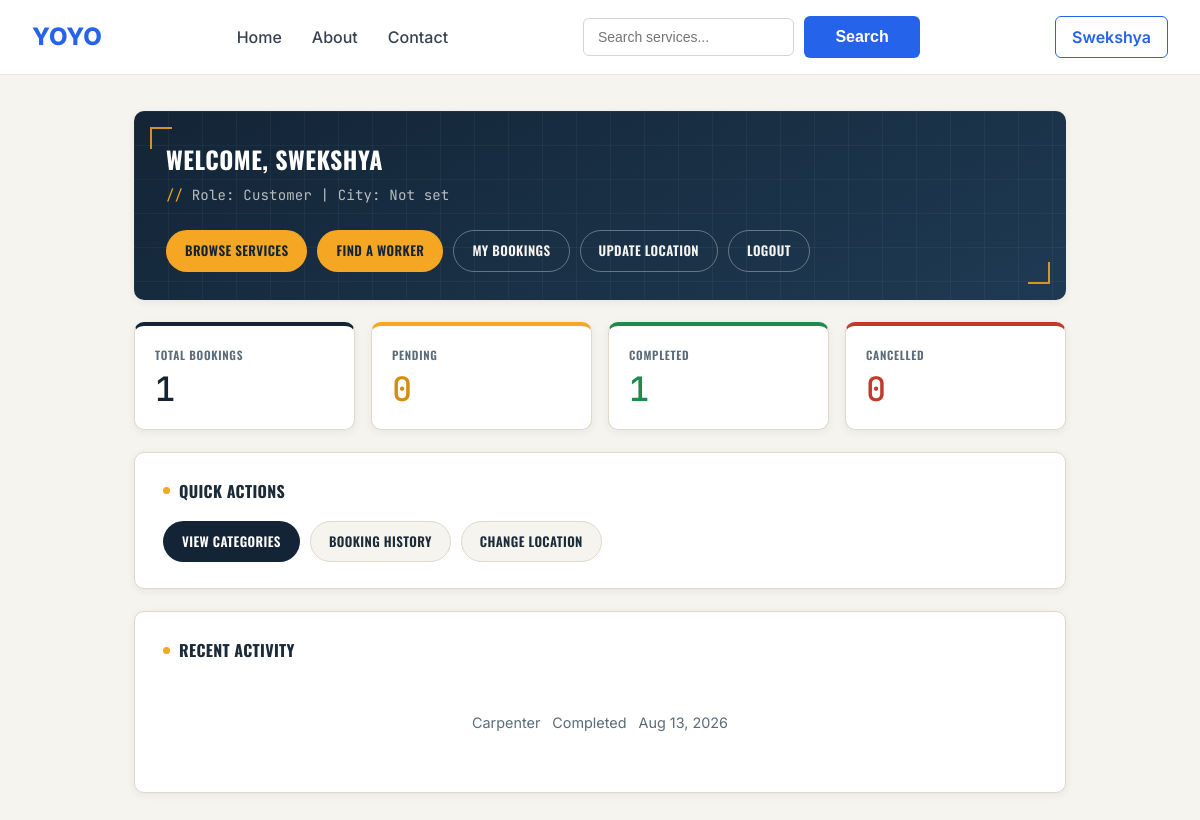
Before: /accounts/dashboard/customer/ (signed in) with the older database file.
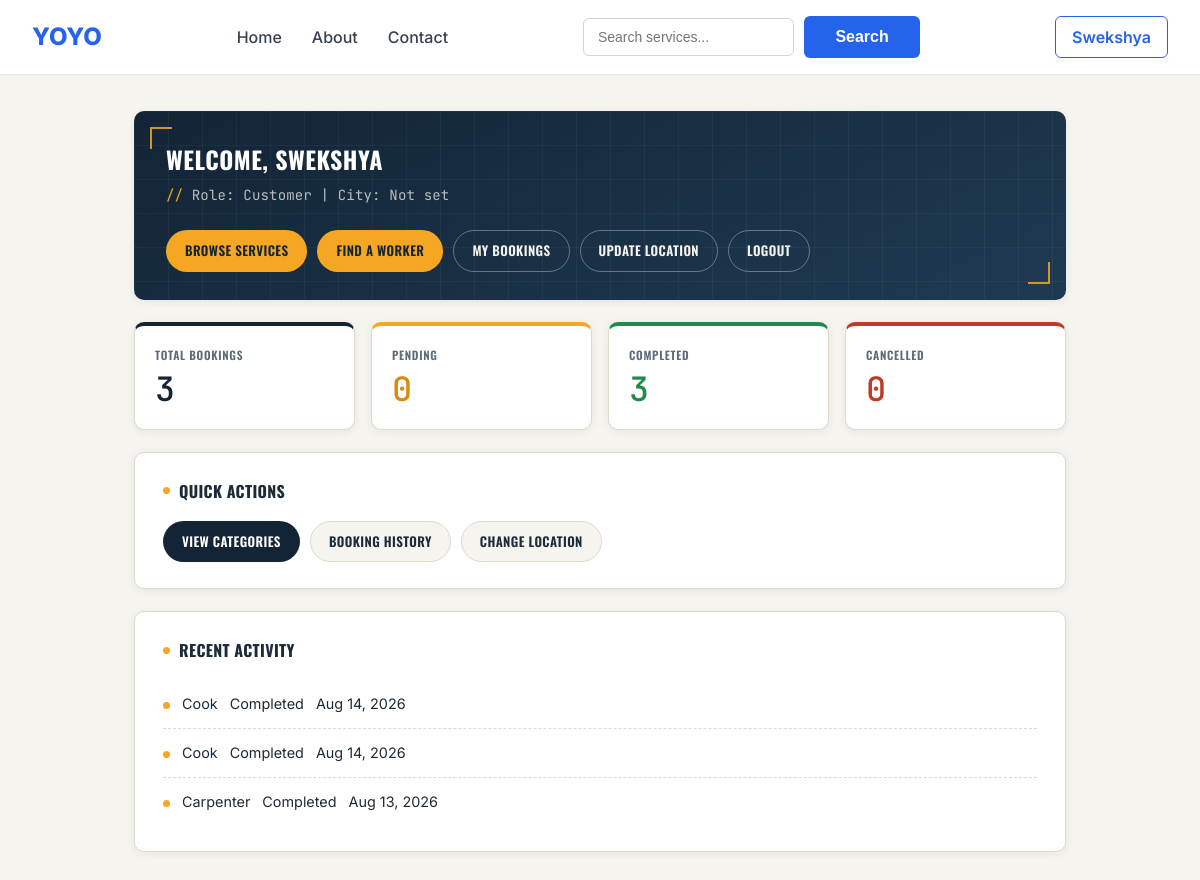
After: the same page with the newer database file.
### bookings/models.py (models this page shows, shortened)
class Booking(models.Model):
    class Status(models.TextChoices):
        PENDING = "pending", "Pending"          # created, awaiting worker assignment/acceptance
        ACCEPTED = "accepted", "Accepted"        # worker accepted
        IN_PROGRESS = "in_progress", "In Progress"
        COMPLETED = "completed", "Completed"
        CANCELLED = "cancelled", "Cancelled"
        REJECTED = "rejected", "Rejected"
    id = models.UUIDField(primary_key=True, default=uuid.uuid4, editable=False)
    customer = models.ForeignKey(
        settings.AUTH_USER_MODEL, on_delete=models.CASCADE, related_name="bookings_made"
    )
    worker = models.ForeignKey(
        WorkerProfile, on_delete=models.SET_NULL, null=True, blank=True, related_name="bookings"
    )
    category = models.ForeignKey(ServiceCategory, on_delete=models.PROTECT, related_name="bookings")
    status = models.CharField(max_length=20, choices=Status.choices, default=Status.PENDING)
    address = models.CharField(max_length=255)
    city = models.CharField(max_length=100)
    scheduled_start = models.DateTimeField()
    notes = models.TextField(blank=True)
    estimated_price = models.DecimalField(max_digits=8, decimal_places=2, null=True, blank=True)
    final_price = models.DecimalField(max_digits=8, decimal_places=2, null=True, blank=True)
    created_at = models.DateTimeField(auto_now_add=True)
    updated_at = models.DateTimeField(auto_now=True)
    completed_at = models.DateTimeField(null=True, blank=True)
    cancelled_at = models.DateTimeField(null=True, blank=True)
    cancellation_reason = models.CharField(max_length=255, blank=True)
    class Meta:
        ordering = ["-created_at"]

### categories/models.py (models this page shows, shortened)
class ServiceCategory(models.Model):
    name = models.CharField(max_length=100, unique=True)
    slug = models.SlugField(max_length=110, unique=True)
    description = models.TextField(blank=True)
    service_image=models.ImageField(upload_to='services/', blank=True, null=True)
    icon = models.CharField(max_length=100, blank=True, help_text="Icon name/key for the frontend")
    base_price = models.DecimalField(max_digits=8, decimal_places=2, help_text="Starting/callout price")
    is_active = models.BooleanField(default=True)
    class Meta:
        verbose_name_plural = "Service categories"
        ordering = ["name"]
    def __str__(self):
        return self.name

### accounts/views.py (the view)
@login_required
def customer_dashboard(request):
    user_bookings = Booking.objects.filter(customer=request.user)
    context = {
        "total_bookings": user_bookings.count(),
        "pending_bookings": user_bookings.filter(
            status=Booking.Status.PENDING
        ).count(),
        "completed_bookings": user_bookings.filter(
            status=Booking.Status.COMPLETED
        ).count(),
        "cancelled_bookings": user_bookings.filter(
            status=Booking.Status.CANCELLED
        ).count(),
        "recent_bookings": user_bookings[:5],
    }
    return render(request, "accounts/customer_dashboard.html", context)

### accounts/templates/accounts/customer_dashboard.html (shortened to what this page needs)
{% extends "base.html" %}
{% load static %}
{% block css %}
<link rel="stylesheet" href="{% static 'css/dashboard.css' %}">
{% endblock %}
{% block content %}
<div class="card welcome-card">
    <h2>Welcome, {{ user.username }}</h2>
    <p class="muted">
        Role: {{ user.role|title }} |
        City: {{ user.city|default:"Not set" }}
    </p>
    <div class="actions">
        <a class="btn" href="{% url 'categories:list' %}">
            Browse Services
        </a>
        {% if user.role == "customer" %}
        <a class="btn" href="{% url 'workers:search' %}">
            Find a Worker
        </a>
        {% endif %}
        <a class="btn secondary" href="{% url 'bookings:mine' %}">
            My Bookings
        </a>
        <a class="btn secondary" href="{% url 'accounts:update_location' %}">
            Update Location
        </a>
        <a class="btn secondary" href="{% url 'accounts:logout' %}">
            Logout
        </a>
    </div>
</div>
<div class="stats">
    <div class="stat-card stat-total">
        <h3>Total Bookings</h3>
        <p>{{ total_bookings|default:"0" }}</p>
    </div>
    <div class="stat-card stat-pending">
        <h3>Pending</h3>
        <p>{{ pending_bookings|default:"0" }}</p>
    </div>
    <div class="stat-card stat-completed">
        <h3>Completed</h3>
        <p>{{ completed_bookings|default:"0" }}</p>
    </div>
    <div class="stat-card stat-cancelled">
        <h3>Cancelled</h3>
        <p>{{ cancelled_bookings|default:"0" }}</p>
    </div>
</div>
<div class="card">
    <h3>Quick Actions</h3>
    <div class="actions">
        <a class="btn" href="{% url 'categories:list' %}">
            View Categories
        </a>
        <a class="btn secondary" href="{% url 'bookings:mine' %}">
            Booking History
        </a>
        <a class="btn secondary" href="{% url 'accounts:update_location' %}">
            Change Location
        </a>
    </div>
</div>
<div class="card">
    <h3>Recent Activity</h3>
    <ul class="activity-log">
        {% if recent_bookings %}
            {% for booking in recent_bookings %}
            <li>
                <span class="activity-category">{{ booking.category }}</span>
                <span class="activity-status status-{{ booking.status }}">{{ booking.get_status_display|default:booking.status }}</span>
                <span class="activity-date">{{ booking.created_at|date:"M d, Y" }}</span>
            </li>
            {% endfor %}
        {% else %}
            <li class="empty-row">No recent activity.</li>
        {% endif %}
    </ul>
</div>
{% endblock %}

Changed rows visible on the page:
added Booking: category "Cook", status "Completed", created_at "Aug 14, 2026"
added Booking: category "Cook", status "Completed", created_at "Aug 14, 2026"
Other visible differences:
{{ total_bookings|default:"0" }}: "1" → "3"
{{ completed_bookings|default:"0" }}: "1" → "3"
